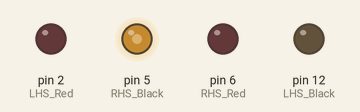
Recording of a sketch running on a simulated Arduino Uno, built with avr-gcc and run on an emulated ATmega328P. On the bench: output pins drawn as LEDs (lit = HIGH).

Above: at 0.05 s.
At 10.1 s:
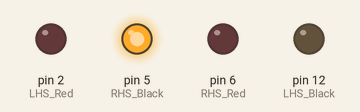
At 16.85 s:
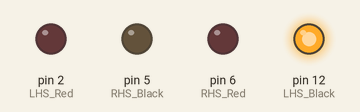
At 24.95 s:
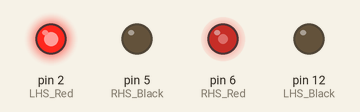
At 30.35 s:
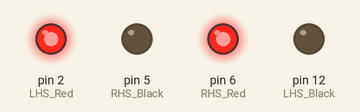
At 35.9 s:
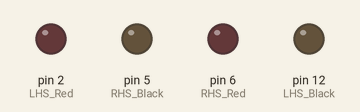
Timing chart, 0 to 46.8 s (numbered marks = the images above):
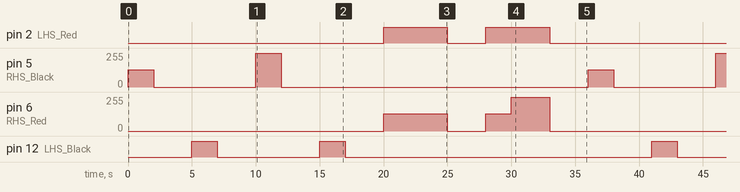

The sketch:

Part_3_Turning.ino
```cpp
/**********************************************************
 EE Lab 4 Part 2:
I put a 3 s delay for each condition.
 **********************************************************/
// Red wire moves wheels backwards
// Black wire moves wheels forwards

// Motor A connections (Right Wheel)
const int RHS_Red = 6;
const int RHS_Black = 5;
// Motor B connections (Left Wheel)
const int LHS_Red = 2;
const int LHS_Black = 12;

void setup() {
  Serial.begin(9600);
  //set all the motor control pins to outputs
  pinMode(LHS_Red, OUTPUT);
  pinMode(LHS_Black, OUTPUT);
  pinMode(RHS_Red, OUTPUT);
  pinMode(RHS_Black, OUTPUT);
}

void loop() {
  // soft turn left
  analogWrite(LHS_Red, 0);
  analogWrite(LHS_Black, 0);
  analogWrite(RHS_Red, 0);
  analogWrite(RHS_Black, 128);
  delay(2000);
  brake_wheels();

  // soft turn right
  analogWrite(LHS_Red, 0);
  analogWrite(LHS_Black, 128);
  analogWrite(RHS_Red, 0);
  analogWrite(RHS_Black, 0);
  delay(2000);
  brake_wheels();

  // hard turn left
  analogWrite(LHS_Red, 0);
  analogWrite(LHS_Black, 0);
  analogWrite(RHS_Red, 0);
  analogWrite(RHS_Black, 255);
  delay(2000);
  brake_wheels();

  // hard turn right
  analogWrite(LHS_Red, 0);
  analogWrite(LHS_Black, 255);
  analogWrite(RHS_Red, 0);
  analogWrite(RHS_Black, 0);
  delay(2000);
  brake_wheels();

  // hard turn left while reversing
  analogWrite(LHS_Red, 128);
  analogWrite(LHS_Black, 0);
  analogWrite(RHS_Red, 128);
  analogWrite(RHS_Black, 0);
  delay(2000);
  analogWrite(LHS_Red, 255);
  analogWrite(LHS_Black, 0);
  analogWrite(RHS_Red, 128);
  analogWrite(RHS_Black, 0);
  delay(3000);
  brake_wheels();

  // hard turn right while reversing
  analogWrite(LHS_Red, 128);
  analogWrite(LHS_Black, 0);
  analogWrite(RHS_Red, 128);
  analogWrite(RHS_Black, 0);
  delay(2000);
  analogWrite(LHS_Red, 128);
  analogWrite(LHS_Black, 0);
  analogWrite(RHS_Red, 255);
  analogWrite(RHS_Black, 0);
  delay(3000);
  brake_wheels();
}

void brake_wheels() {
  analogWrite(LHS_Red, 0);
  analogWrite(LHS_Black, 0);
  analogWrite(RHS_Red, 0);
  analogWrite(RHS_Black, 0);
  delay(3000);
};
```

Measured:
- by itself, pin 2 (LHS_Red): repeats every 36.0 s: LOW 3.0 s, HIGH 5.0 s, LOW 23.0 s, HIGH 5.0 s
- by itself, pin 5 (RHS_Black): repeats every 36.0 s: 0/255 8.0 s, 255/255 2.0 s, 0/255 24.0 s, 128/255 2.0 s
- by itself, pin 6 (RHS_Red): repeats every 36.0 s: 0/255 3.0 s, 128/255 2.0 s, 255/255 3.0 s, 0/255 23.0 s, 128/255 5.0 s
- by itself, pin 12 (LHS_Black): repeats every 36.0 s: LOW 8.0 s, HIGH 2.0 s, LOW 24.0 s, HIGH 2.0 s
